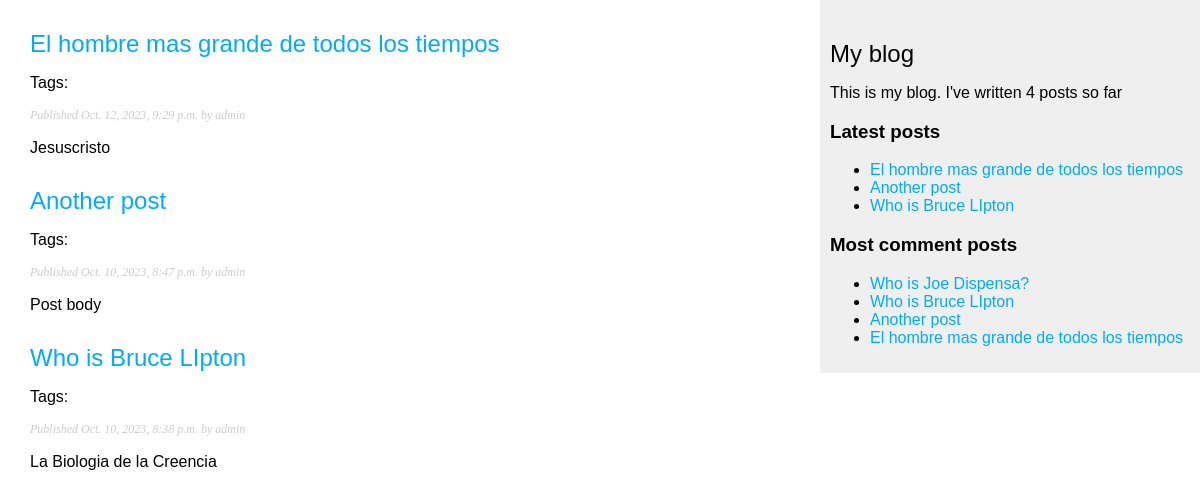
Page /blog/ on the earlier database version.
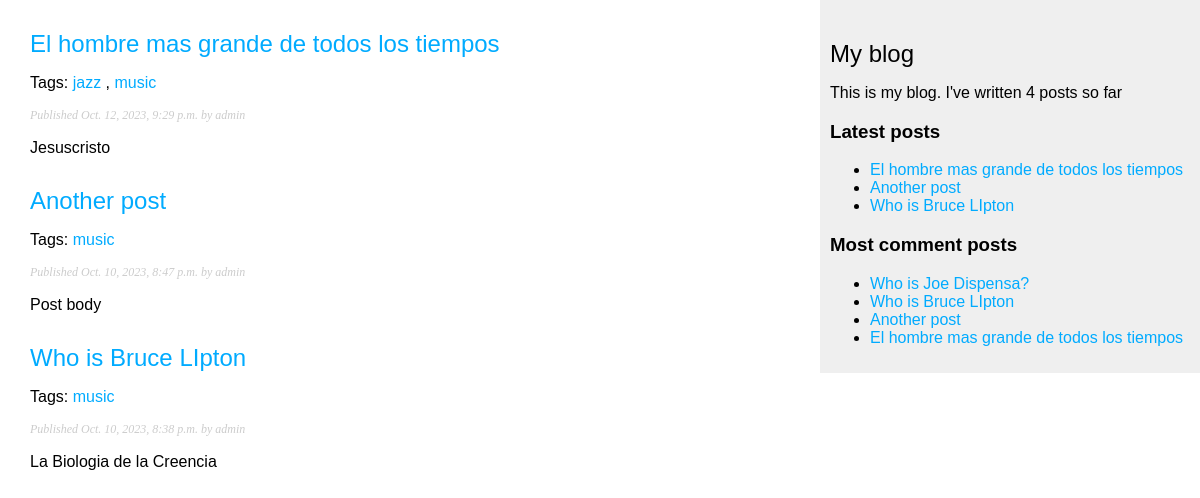
Same page on the later database version.
### blog/models.py (models this page shows, shortened)
class Post(models.Model):
    class Status(models.TextChoices):
        DRAFT = 'DF', 'Draft'
        PUBLISHED = 'PB', 'Published'
    title = models.CharField(max_length=250)
    slug = models.SlugField(max_length=250, unique_for_date='publish')
    author = models.ForeignKey(User,
                               on_delete=models.CASCADE,
                               related_name='blog_posts')
    body = models.TextField()
    publish = models.DateTimeField(default=timezone.now)
    created = models.DateTimeField(auto_now_add=True)
    updated = models.DateTimeField(auto_now=True)
    status = models.CharField(max_length=2,
                              choices=Status.choices,
                              default=Status.DRAFT)
    objects = models.Manager()
    published = PublishedManager()
    tags = TaggableManager()
    class Meta:
        ordering = ['-publish']
        indexes = [
            models.Index(fields=['-publish'])
        ]
    def get_absolute_url(self):
        return reverse('blog:post_detail', args=[self.publish.year,
                                                 self.publish.month,
                                                 self.publish.day,
                                                 self.slug])

### blog/views.py (the view)
# urls.py: path('', views.post_list, name='post_list'),
def post_list(request, tag_slug=None):
    post_list = Post.published.all()
    tag = None
    if tag_slug:
        tag = get_object_or_404(Tag, slug=tag_slug)
        post_list = post_list.filter(tag__in=[tag])
    paginator = Paginator(post_list, 3)
    page_number = request.GET.get('page', 1)
    try:
        posts = paginator.page(page_number)
    except PageNotAnInteger:
        posts = paginator.page(paginator.num_pages)
    except EmptyPage:
        posts = paginator.page(paginator.num_pages)
    return render(request, 'blog/post/list.html', {'posts': posts, 'tag': tag})

### blog/models.py (called while the page is built)
    def get_queryset(self):
        return super().get_queryset()\
            .filter(status=Post.Status.PUBLISHED)

### blog/templatetags/blog_tags.py (called while the page is built)
@register.simple_tag()
def total_posts():
    return Post.published.count()

@register.inclusion_tag('blog/post/latest_posts.html')
def show_latest_posts(count=5):
    latest_posts = Post.published.order_by('-publish')[:count]
    return {'latest_posts': latest_posts}

@register.simple_tag()
def get_most_comment_posts(count=5):
    return Post.published.annotate(
        total_comments=Count('comments')
    ).order_by('-total_comments')[:5]

@register.filter(name='markdown')
def markdown_format(text):
    return mark_safe(markdown.markdown(text))

### blog/templates/blog/post/list.html (shortened to what this page needs)
{% extends "blog/base.html" %}
{% load blog_tags %}
{% block content %}
    {% for post in posts %}
        <h2>
            <a href="{{ post.get_absolute_url }}">
                {{ post.title }}
            </a>
        </h2>
        <p class="tags"> Tags:
            {% for tag in post.tags.all %}
                <a href="{% url 'blog:post_list_by_tag' tag.slug %}">
                    {{ tag.name }}
                </a>
                {% if not forloop.last %}, {% endif %}
            {% endfor %}
        </p>
        <p class="date">
            Published {{ post.publish }} by {{ post.author }}
        </p>
        {{ post.body|markdown|truncatewords_html:30 }}
    {% endfor %}
{% endblock %}

### blog/templates/blog/base.html (shortened to what this page needs)
{% load blog_tags %}
{% load static %}
<!DOCTYPE html>
<html>
  <head>
    <link href="{% static 'css/blog.css' %}" rel="stylesheet" />
  </head>
  <body>
    <div id="content">{% block content %} {% endblock %}</div>
    <div id="sidebar">
      <h2>My blog</h2>
      <p>
        This is my blog.
        I've written {% total_posts %} posts so far
      </p>
      <h3>Latest posts</h3>
      {% show_latest_posts 3 %}
      <h3>Most comment posts</h3>
      {% get_most_comment_posts as most_commented_posts %}
      <ul>
        {% for post in  most_commented_posts %}
          <li>
            <a href="{{ post.get_absolute_url }}">{{ post.title }}</a>
          </li>
        {% endfor %}
      </ul>
    </div>
  </body>
</html>

### blog/templates/blog/post/latest_posts.html
<ul>
    {% for post in latest_posts %}
        <li>
            <a href="{{ post.absolute_url }}">{{ post.title }}</a>
        </li>
    {% endfor %}
</ul>

### blog/static/css/blog.css (style rules this page uses)
body { margin:0; padding:0; font-family:helvetica, sans-serif; }
a { color:#00abff; text-decoration:none; }
h2 { font-weight:normal; margin:30px 0 0; }
#content { float:left; width:60%; padding:0 0 0 30px; }
#sidebar { float:right; width:30%; padding:10px; background:#efefef; height:100%; }
p.date { color:#ccc; font-family: georgia, serif; font-size: 12px; font-style: italic; }

Differences in the rows shown:
added Tag: name "jazz", shown under Post "El hombre mas grande de todos los tiempos"
added Tag: name "music"
